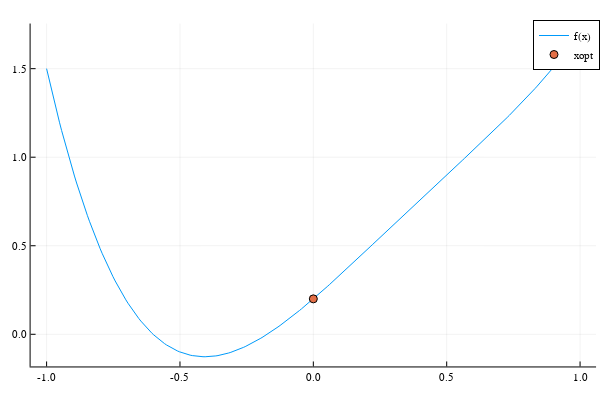

The notebook cell this image was saved under:
### Markdown cell above
## Basic Setup

### Code cell
# Visualize 1D test function
# testfn = TestQuadratic1D()
using ForwardDiff

coefficients = [0.8, -1.2, 0.6, 1.3, 0.2]

# Polynomial function
function mypolynomial(x::AbstractVector)
    sum(coefficients[i] * x[1]^(length(coefficients) - i) for i in 1:length(coefficients))
end

# Gradient of the polynomial function
function grad_polynomial(x::AbstractVector)
    ForwardDiff.gradient(mypolynomial, x)[1]  # Computes the gradient
end

# Instantiate the TestFunction
testfn = TestFunction(1, [-1.0 1.0], ([0.0],), mypolynomial, grad_polynomial)

tplot(testfn)

### Figure 1 — Plotly figure (JSON) as saved in the notebook; plotly's stock layout.template omitted (floating-point values rounded to 4 significant figures; data arrays with more than 128 entries replaced by an {"elided": "..."} marker saying what was removed)
{"data": [{"colorbar": {"len": 0.9525, "title": {"text": ""}, "x": 0.9934, "y": 0.5139}, "legendgroup": "f(x)", "line": {"color": "rgba(0, 154, 250, 1.000)", "dash": "solid", "shape": "linear", "width": 1}, "mode": "lines", "name": "f(x)", "showlegend": true, "type": "scatter", "x": {"elided": "250 float values"}, "xaxis": "x", "y": {"elided": "250 float values"}, "yaxis": "y"}, {"colorbar": {"len": 0.9525, "title": {"text": ""}, "x": 0.9934, "y": 0.5139}, "legendgroup": "xopt", "marker": {"color": "rgba(227, 111, 71, 1.000)", "line": {"color": "rgba(0, 0, 0, 1)", "width": 1}, "size": 8, "symbol": "circle"}, "mode": "markers", "name": "xopt", "showlegend": true, "type": "scatter", "x": [0], "xaxis": "x", "y": [0.2], "yaxis": "y"}], "layout": {"annotations": [], "height": 400, "legend": {"bgcolor": "rgba(255, 255, 255, 1.000)", "bordercolor": "rgba(0, 0, 0, 1)", "borderwidth": 1, "font": {"color": "rgba(0, 0, 0, 1)", "family": "sans-serif", "size": 11}, "title": {"font": {"color": "rgba(0, 0, 0, 1)", "family": "sans-serif", "size": 15}, "text": ""}, "tracegroupgap": 0, "traceorder": "normal", "x": 1, "xanchor": "auto", "y": 1, "yanchor": "auto"}, "margin": {"b": 20, "l": 0, "r": 0, "t": 20}, "paper_bgcolor": "rgba(255, 255, 255, 1.000)", "plot_bgcolor": "rgba(255, 255, 255, 1.000)", "showlegend": true, "width": 600, "xaxis": {"anchor": "y", "domain": [0.05101, 0.9934], "gridcolor": "rgba(0, 0, 0, 0.1)", "gridwidth": 0.5, "linecolor": "rgba(0, 0, 0, 1)", "mirror": false, "range": [-1.06, 1.06], "showgrid": true, "showline": true, "showticklabels": true, "tickangle": 0, "tickcolor": "rgb(0, 0, 0)", "tickfont": {"color": "rgba(0, 0, 0, 1)", "family": "sans-serif", "size": 11}, "tickmode": "array", "ticks": "inside", "ticktext": ["-1.0", "-0.5", "0.0", "0.5", "1.0"], "tickvals": [-1, -0.5, 0, 0.5, 1], "title": {"font": {"color": "rgba(0, 0, 0, 1)", "family": "sans-serif", "size": 15}, "text": ""}, "type": "linear", "visible": true, "zeroline": false, "zerolinecolor": "rgba(0, 0, 0, 1)"}, "yaxis": {"anchor": "x", "domain": [0.03762, 0.9902], "gridcolor": "rgba(0, 0, 0, 0.1)", "gridwidth": 0.5, "linecolor": "rgba(0, 0, 0, 1)", "mirror": false, "range": [-0.1817, 1.755], "showgrid": true, "showline": true, "showticklabels": true, "tickangle": 0, "tickcolor": "rgb(0, 0, 0)", "tickfont": {"color": "rgba(0, 0, 0, 1)", "family": "sans-serif", "size": 11}, "tickmode": "array", "ticks": "inside", "ticktext": ["0.0", "0.5", "1.0", "1.5"], "tickvals": [0, 0.5, 1, 1.5], "title": {"font": {"color": "rgba(0, 0, 0, 1)", "family": "sans-serif", "size": 15}, "text": ""}, "type": "linear", "visible": true, "zeroline": false, "zerolinecolor": "rgba(0, 0, 0, 1)"}}}
